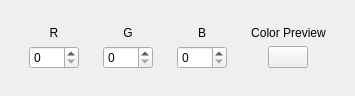
<?xml version="1.0" encoding="UTF-8"?>
<ui version="4.0">
 <class>RgbItem</class>
 <widget class="QWidget" name="RgbItem">
  <property name="geometry">
   <rect>
    <x>0</x>
    <y>0</y>
    <width>347</width>
    <height>96</height>
   </rect>
  </property>
  <property name="windowTitle">
   <string>Form</string>
  </property>
  <layout class="QVBoxLayout" name="main_layout">
   <item alignment="Qt::AlignLeft|Qt::AlignVCenter">
    <widget class="QWidget" name="main_widget" native="true">
     <layout class="QHBoxLayout" name="horizontalLayout_2">
      <property name="topMargin">
       <number>0</number>
      </property>
      <property name="bottomMargin">
       <number>0</number>
      </property>
      <item alignment="Qt::AlignHCenter|Qt::AlignVCenter">
       <widget class="QWidget" name="r_widget" native="true">
        <layout class="QVBoxLayout" name="verticalLayout">
         <property name="topMargin">
          <number>0</number>
         </property>
         <property name="bottomMargin">
          <number>0</number>
         </property>
         <item>
          <widget class="QLabel" name="r_label">
           <property name="text">
            <string>R</string>
           </property>
           <property name="alignment">
            <set>Qt::AlignBottom|Qt::AlignHCenter</set>
           </property>
          </widget>
         </item>
         <item>
          <widget class="QSpinBox" name="r_input_value">
           <property name="minimumSize">
            <size>
             <width>50</width>
             <height>0</height>
            </size>
           </property>
           <property name="wrapping">
            <bool>false</bool>
           </property>
           <property name="maximum">
            <number>255</number>
           </property>
          </widget>
         </item>
        </layout>
       </widget>
      </item>
      <item alignment="Qt::AlignHCenter|Qt::AlignVCenter">
       <widget class="QWidget" name="g_widget" native="true">
        <layout class="QVBoxLayout" name="verticalLayout_3">
         <property name="topMargin">
          <number>0</number>
         </property>
         <property name="bottomMargin">
          <number>0</number>
         </property>
         <item>
          <widget class="QLabel" name="g_label">
           <property name="text">
            <string>G</string>
           </property>
           <property name="alignment">
            <set>Qt::AlignBottom|Qt::AlignHCenter</set>
           </property>
          </widget>
         </item>
         <item>
          <widget class="QSpinBox" name="g_input_value">
           <property name="minimumSize">
            <size>
             <width>50</width>
             <height>0</height>
            </size>
           </property>
           <property name="maximum">
            <number>255</number>
           </property>
          </widget>
         </item>
        </layout>
       </widget>
      </item>
      <item alignment="Qt::AlignHCenter|Qt::AlignVCenter">
       <widget class="QWidget" name="b_widget" native="true">
        <layout class="QVBoxLayout" name="verticalLayout_4">
         <property name="topMargin">
          <number>0</number>
         </property>
         <property name="bottomMargin">
          <number>0</number>
         </property>
         <item>
          <widget class="QLabel" name="b_label">
           <property name="text">
            <string>B</string>
           </property>
           <property name="alignment">
            <set>Qt::AlignBottom|Qt::AlignHCenter</set>
           </property>
          </widget>
         </item>
         <item>
          <widget class="QSpinBox" name="b_input_value">
           <property name="minimumSize">
            <size>
             <width>50</width>
             <height>0</height>
            </size>
           </property>
           <property name="baseSize">
            <size>
             <width>40</width>
             <height>20</height>
            </size>
           </property>
           <property name="maximum">
            <number>255</number>
           </property>
          </widget>
         </item>
        </layout>
       </widget>
      </item>
      <item alignment="Qt::AlignHCenter|Qt::AlignVCenter">
       <widget class="QWidget" name="color_preview_widget" native="true">
        <property name="layoutDirection">
         <enum>Qt::LeftToRight</enum>
        </property>
        <layout class="QVBoxLayout" name="verticalLayout_5">
         <property name="topMargin">
          <number>0</number>
         </property>
         <property name="bottomMargin">
          <number>0</number>
         </property>
         <item>
          <widget class="QLabel" name="preview_label">
           <property name="text">
            <string>Color Preview</string>
           </property>
           <property name="alignment">
            <set>Qt::AlignCenter</set>
           </property>
          </widget>
         </item>
         <item alignment="Qt::AlignHCenter">
          <widget class="QPushButton" name="preview_color_btn">
           <property name="sizePolicy">
            <sizepolicy hsizetype="Fixed" vsizetype="Fixed">
             <horstretch>0</horstretch>
             <verstretch>0</verstretch>
            </sizepolicy>
           </property>
           <property name="cursor">
            <cursorShape>PointingHandCursor</cursorShape>
           </property>
           <property name="text">
            <string/>
           </property>
           <property name="autoDefault">
            <bool>false</bool>
           </property>
           <property name="default">
            <bool>false</bool>
           </property>
           <property name="flat">
            <bool>false</bool>
           </property>
          </widget>
         </item>
        </layout>
       </widget>
      </item>
     </layout>
    </widget>
   </item>
  </layout>
 </widget>
 <resources/>
 <connections/>
</ui>
